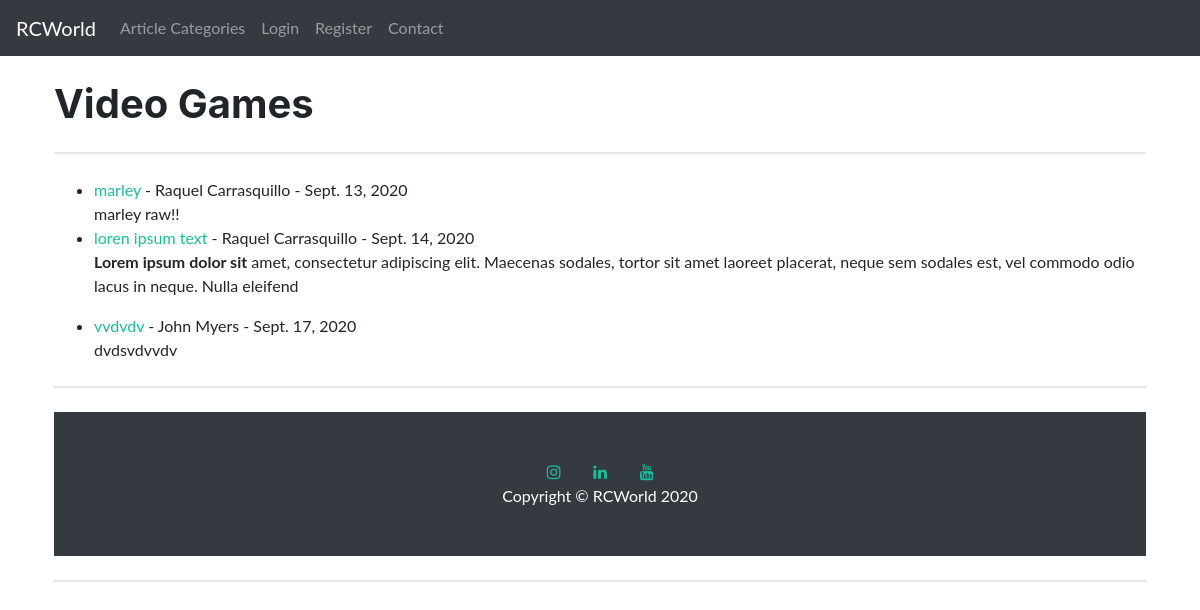
The app's page /category/video-games/ with its own data.
### rcblog/models.py (models this page shows, shortened)
class Post(models.Model):
    title = models.CharField(max_length=255)
    header_image = models.ImageField(null=True, blank=True, upload_to='images/')
    title_tag = models.CharField(max_length=255)
    author = models.ForeignKey(User, on_delete=models.CASCADE)
    body = RichTextField(blank=True, null=True)
    post_date = models.DateField(auto_now_add=True)
    category = models.CharField(max_length=255, default='video games')
    snippet = models.CharField(max_length=255)
    likes = models.ManyToManyField(User, related_name='blog_posts')

### rcblog/views.py (the view)
# urls.py: path('category/<str:cats>/', CategoryView, name='category'),
def CategoryView(request, cats):
    category_posts = Post.objects.filter(category=cats.replace('-', ' '))
    return render(request, 'categories.html', {'cats':cats.replace('-', ' ').title(), 'category_posts':category_posts})

### rcblog/templates/categories.html (shortened to what this page needs)
{% extends 'base.html' %}
{% block content %}
{% if category_posts %}
    <h1>{{ cats }}</h1>
    <hr class="my-4">
    <ul>
    {% for post in category_posts %}
    <li><a href="{% url 'article-detail' post.pk %}">{{ post.title }}</a>
        - {{ post.author.first_name }}
        {{ post.author.last_name }}
        - {{ post.post_date }}  <br/>
        {{ post.body|slice:":200"|safe }}</li>
    {% endfor %}
    </ul>
{% else %}
    <h2>Sorry this page does not exist...</h2>
{% endif %}
{% endblock %}

### records on screen
Post: title "marley", author.first_name "Raquel", author.last_name "Carrasquillo", post_date "Sept. 13, 2020", body "marley raw!!"
Post: title "loren ipsum text", author.first_name "Raquel", author.last_name "Carrasquillo", post_date "Sept. 14, 2020", body "Lorem ipsum dolor sit amet, consectetur adipiscing elit. Maecenas sodales, tortor sit amet laoreet placerat, neque sem sodales est, vel commodo odio lacus in neque. Nulla eleifend"
Post: title "vvdvdv", author.first_name "John", author.last_name "Myers", post_date "Sept. 17, 2020", body "dvdsvdvvdv"

### other values on screen
{{ cats }} "Video Games"
